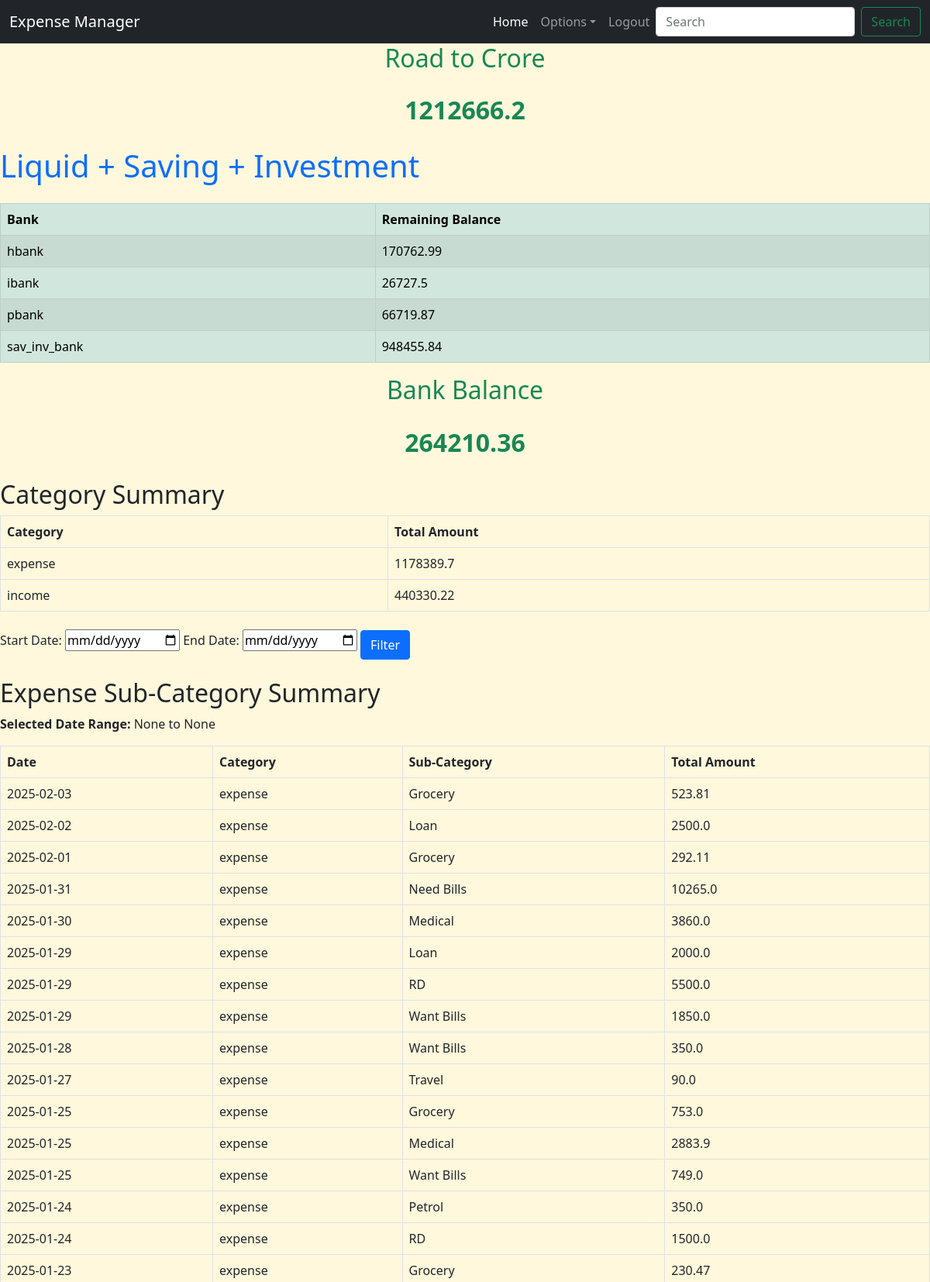
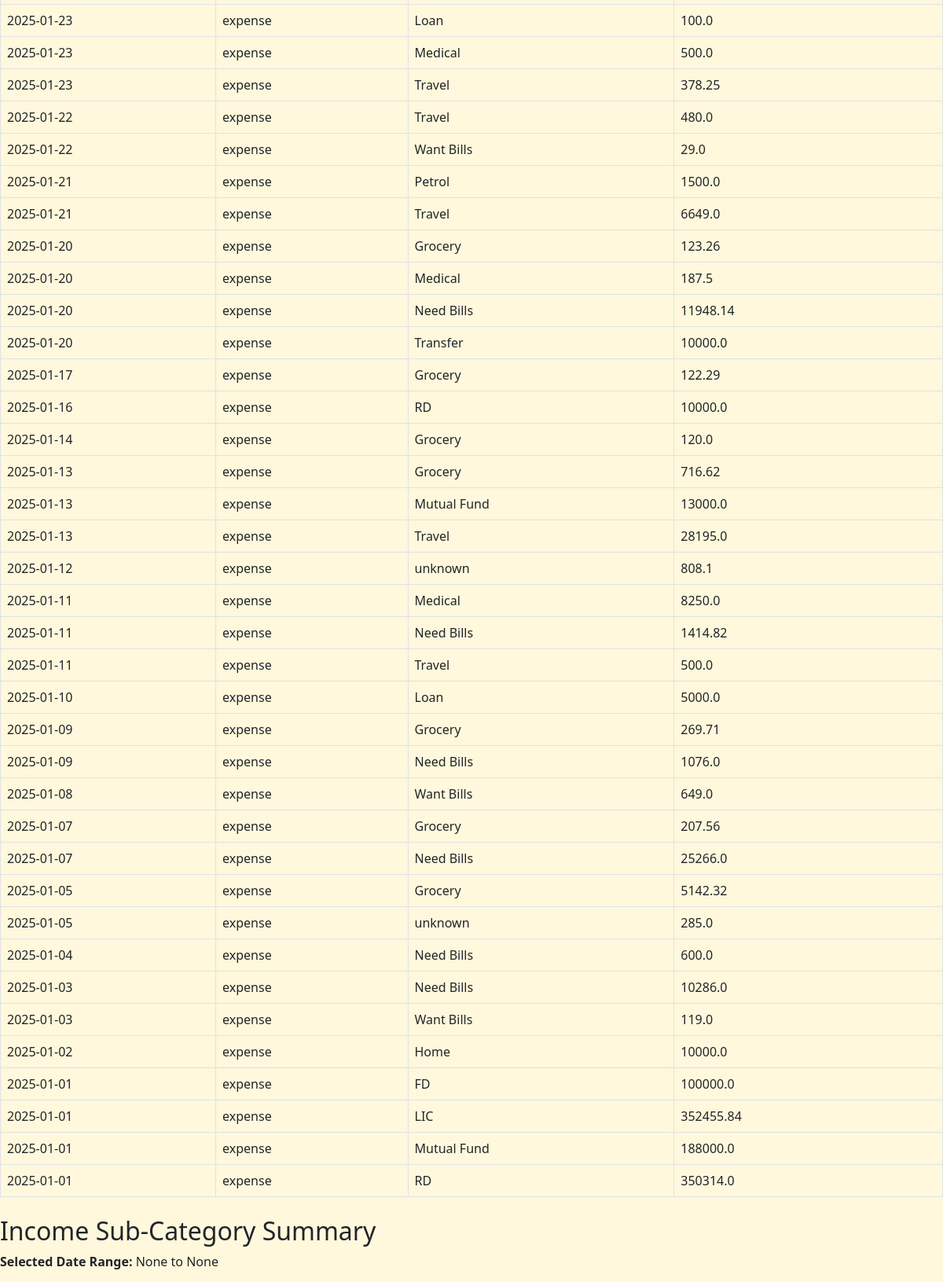
Screenshot of /summary (signed in, upper part) with the database file from the repository (2 pictures, top to bottom).
### app.py (models this page shows)
class IncomeExpenseManager(db.Model):
    id = db.Column(db.Integer, primary_key=True)
    date = db.Column(db.Date, nullable=False)
    from_bank = db.Column(db.String(10), nullable=True)
    to_bank = db.Column(db.String(10), nullable=True)
    category = db.Column(db.String(20), nullable=False)
    sub_category = db.Column(db.String(50), nullable=False)
    description = db.Column(db.String(100), nullable=False)
    amount = db.Column(db.Float, nullable=False)

### app.py (the view)
@app.route('/summary')
@login_required
def category_summary():
    start_date = request.args.get('start_date')
    end_date = request.args.get('end_date')
    category_summary = db.session.query(IncomeExpenseManager.category, db.func.sum(IncomeExpenseManager.amount).label('total_amount')).group_by(IncomeExpenseManager.category).all() #.filter(IncomeExpenseManager.date.between(start_date, end_date))
    query = db.session.query(IncomeExpenseManager.date, IncomeExpenseManager.category, IncomeExpenseManager.sub_category, db.func.sum(IncomeExpenseManager.amount).label('total_amount')).group_by(IncomeExpenseManager.date, IncomeExpenseManager.category, IncomeExpenseManager.sub_category).order_by(IncomeExpenseManager.date.desc())
    if start_date and end_date:
        query = query.filter(IncomeExpenseManager.date.between(start_date, end_date))
    exp_sub_category_summary = query.filter(IncomeExpenseManager.category == 'expense').all()
    inc_sub_category_summary = query.filter(IncomeExpenseManager.category == 'income').all()
    from_bank_summary = db.session.query(IncomeExpenseManager.from_bank, db.func.sum(IncomeExpenseManager.amount).label('balance')).filter(IncomeExpenseManager.from_bank.isnot(None)).group_by(IncomeExpenseManager.from_bank).all() #, IncomeExpenseManager.date.between(start_date, end_date)
    to_bank_summary = db.session.query(IncomeExpenseManager.to_bank, db.func.sum(IncomeExpenseManager.amount).label('balance')).filter(IncomeExpenseManager.to_bank.isnot(None)).group_by(IncomeExpenseManager.to_bank).all() #, IncomeExpenseManager.date.between(start_date, end_date)
    included_banks = ['hbank', 'ibank', 'pbank']  # Exclude the other two
    select_from_bank_summary = db.session.query(IncomeExpenseManager.from_bank, db.func.sum(IncomeExpenseManager.amount).label('balance')).filter(IncomeExpenseManager.from_bank.isnot(None)).filter(IncomeExpenseManager.from_bank.in_(included_banks)).group_by(IncomeExpenseManager.from_bank).all()
    select_to_bank_summary = db.session.query(IncomeExpenseManager.to_bank, db.func.sum(IncomeExpenseManager.amount).label('balance')).filter(IncomeExpenseManager.to_bank.isnot(None)).filter(IncomeExpenseManager.to_bank.in_(included_banks)).group_by(IncomeExpenseManager.to_bank).all()
    bank_balances = {}
    for bank, balance in from_bank_summary:
        bank_balances[bank] = bank_balances.get(bank, 0) - balance  # removed - above in from_bank_summary and added - here
    for bank, balance in to_bank_summary:
        bank_balances[bank] = bank_balances.get(bank, 0) + balance
    select_bank_balances = {}
    for bank, balance in select_from_bank_summary:
        select_bank_balances[bank] = select_bank_balances.get(bank, 0) - balance  # removed - above in from_bank_summary and added - here
    for bank, balance in select_to_bank_summary:
        select_bank_balances[bank] = select_bank_balances.get(bank, 0) + balance
    total_bank_balance = sum(bank_balances.values())
    select_total_bank_balance = sum(select_bank_balances.values())
    return render_template('category_summary.html', category_summary=category_summary, exp_sub_category_summary=exp_sub_category_summary, inc_sub_category_summary=inc_sub_category_summary, bank_balances=bank_balances, total_bank_balance=total_bank_balance, select_bank_balances=select_bank_balances, select_total_bank_balance=select_total_bank_balance, start_date=start_date, end_date=end_date) #saving_summary=saving_summary, invest_summary=invest_summary,start_date=start_date.strftime('%Y-%m-%d'), end_date=end_date.strftime('%Y-%m-%d'),

### app.py (called while the page is built)
@login_manager.user_loader
def load_user(user_id):
    return User.query.get(int(user_id))  # Fetch user from database

### templates/category_summary.html (shortened to what this page needs)
{% extends 'base.html' %}
{% block content %}
<h2 class="mb-4 text-success text-center">Road to Crore</h2>
<p class="mb-4 text-success text-center fs-2"><strong>{{ total_bank_balance | round(2) }}</strong></p>
<h1 class="mb-4 text-primary">Liquid + Saving + Investment</h1>
{% if bank_balances %}
<table class="table table-success table-striped table-bordered table-hover">
    <thead>
        <tr>
            <th scope="col">Bank</th>
            <th scope="col">Remaining Balance</th>
        </tr>
    </thead>
    <tbody>
        {% for bank, balance in bank_balances.items() %}
        <tr>
            <td>{{ bank if bank else 'None' }}</td>
            <td>{{ balance | round(2) }}</td>
        </tr>
        {% endfor %}
    </tbody>
</table>
{% else %}
<p>No bank balances available.</p>
{% endif %}
<h2 class="mb-4 text-success text-center">Bank Balance</h2>
<p class="mb-4 text-success text-center fs-2"><strong>{{ select_total_bank_balance | round(2) }}</strong></p>
<h2 class="mt-4">Category Summary</h2>
{% if category_summary %}
<table class="table table-bordered table-hover">
    <thead>
        <tr>
            <th scope="col">Category</th>
            <th scope="col">Total Amount</th>
        </tr>
    </thead>
    <tbody>
        {% for category, total_amount in category_summary %}
        <tr>
            <td>{{ category }}</td>
            <td>{{ total_amount | round(2) }}</td>
        </tr>
        {% endfor %}
    </tbody>
</table>
{% else %}
<p>No category data available.</p>
{% endif %}
<form method="GET" action="{{ url_for('category_summary') }}" class="mb-3">
    <label for="start_date">Start Date:</label>
    <input type="date" name="start_date" id="start_date" value="{{ start_date }}" class="">
    <label for="end_date">End Date:</label>
    <input type="date" name="end_date" id="end_date" value="{{ end_date }}" class="">
    <button type="submit" class="btn btn-primary mt-2">Filter</button>
</form>
<h2 class="mt-4">Expense Sub-Category Summary</h2>
<p><strong>Selected Date Range:</strong> {{ start_date }} to {{ end_date }}</p>
{% if exp_sub_category_summary %}
<table class="table table-bordered table-hover">
    <thead>
        <tr>
            <th scope="col">Date</th>
            <th scope="col">Category</th>
            <th scope="col">Sub-Category</th>
            <th scope="col">Total Amount</th>
        </tr>
    </thead>
    <tbody>
        {% for date, category, sub_category, total_amount in exp_sub_category_summary %}
        <tr>
            <td>{{ date.strftime('%Y-%m-%d') }}</td>
            <td>{{ category }}</td>
            <td>{{ sub_category }}</td>
            <td>{{ total_amount | round(2) }}</td>
        </tr>
        {% endfor %}
    </tbody>
</table>
{% else %}
<p>No expense sub-category data available for selected date range.</p>
{% endif %}
<h2 class="mt-4">Income Sub-Category Summary</h2>
<p><strong>Selected Date Range:</strong> {{ start_date }} to {{ end_date }}</p>
{% endblock %}

### templates/base.html (style rules this page uses)
body { background-color: cornsilk; }

### rows the page displays
IncomeExpenseManager: strftime "2025-02-03", category "expense", sub_category "Grocery", amount "523.81"
IncomeExpenseManager: strftime "2025-02-01", category "expense", sub_category "Grocery", amount "292.11"
IncomeExpenseManager: strftime "2025-01-31", category "expense", sub_category "Need Bills", amount "10265.0"
IncomeExpenseManager: strftime "2025-01-30", category "expense", sub_category "Medical", amount "3860.0"
IncomeExpenseManager: strftime "2025-01-29", category "expense", sub_category "Loan", amount "2000.0"
IncomeExpenseManager: strftime "2025-01-29", category "expense", sub_category "RD", amount "5500.0"
IncomeExpenseManager: strftime "2025-01-29", category "expense", sub_category "Want Bills", amount "1850.0"
IncomeExpenseManager: strftime "2025-01-28", category "expense", sub_category "Want Bills", amount "350.0"
IncomeExpenseManager: strftime "2025-01-27", category "expense", sub_category "Travel", amount "90.0"
IncomeExpenseManager: strftime "2025-01-25", category "expense", sub_category "Medical", amount "2883.9"
IncomeExpenseManager: strftime "2025-01-25", category "expense", sub_category "Want Bills", amount "749.0"
IncomeExpenseManager: strftime "2025-01-24", category "expense", sub_category "Petrol", amount "350.0"
IncomeExpenseManager: strftime "2025-01-24", category "expense", sub_category "RD", amount "1500.0"
IncomeExpenseManager: strftime "2025-01-23", category "expense", sub_category "Grocery", amount "230.47"
IncomeExpenseManager: strftime "2025-01-23", category "expense", sub_category "Loan", amount "100.0"
IncomeExpenseManager: strftime "2025-01-23", category "expense", sub_category "Medical", amount "500.0"
IncomeExpenseManager: strftime "2025-01-22", category "expense", sub_category "Want Bills", amount "29.0"
IncomeExpenseManager: strftime "2025-01-21", category "expense", sub_category "Petrol", amount "1500.0"
IncomeExpenseManager: strftime "2025-01-21", category "expense", sub_category "Travel", amount "6649.0"
IncomeExpenseManager: strftime "2025-01-20", category "expense", sub_category "Grocery", amount "123.26"
IncomeExpenseManager: strftime "2025-01-20", category "expense", sub_category "Medical", amount "187.5"
IncomeExpenseManager: strftime "2025-01-20", category "expense", sub_category "Need Bills", amount "11948.14"
IncomeExpenseManager: strftime "2025-01-20", category "expense", sub_category "Transfer", amount "10000.0"
IncomeExpenseManager: strftime "2025-01-17", category "expense", sub_category "Grocery", amount "122.29"
IncomeExpenseManager: strftime "2025-01-14", category "expense", sub_category "Grocery", amount "120.0"
IncomeExpenseManager: strftime "2025-01-13", category "expense", sub_category "Grocery", amount "716.62"
IncomeExpenseManager: strftime "2025-01-13", category "expense", sub_category "Travel", amount "28195.0"
IncomeExpenseManager: strftime "2025-01-12", category "expense", sub_category "unknown", amount "808.1"
IncomeExpenseManager: strftime "2025-01-11", category "expense", sub_category "Medical", amount "8250.0"
IncomeExpenseManager: strftime "2025-01-11", category "expense", sub_category "Need Bills", amount "1414.82"
IncomeExpenseManager: strftime "2025-01-10", category "expense", sub_category "Loan", amount "5000.0"
IncomeExpenseManager: strftime "2025-01-09", category "expense", sub_category "Grocery", amount "269.71"
IncomeExpenseManager: strftime "2025-01-09", category "expense", sub_category "Need Bills", amount "1076.0"
IncomeExpenseManager: strftime "2025-01-08", category "expense", sub_category "Want Bills", amount "649.0"
IncomeExpenseManager: strftime "2025-01-07", category "expense", sub_category "Grocery", amount "207.56"
IncomeExpenseManager: strftime "2025-01-07", category "expense", sub_category "Need Bills", amount "25266.0"
IncomeExpenseManager: strftime "2025-01-05", category "expense", sub_category "unknown", amount "285.0"
IncomeExpenseManager: strftime "2025-01-04", category "expense", sub_category "Need Bills", amount "600.0"
IncomeExpenseManager: strftime "2025-01-03", category "expense", sub_category "Need Bills", amount "10286.0"
IncomeExpenseManager: strftime "2025-01-03", category "expense", sub_category "Want Bills", amount "119.0"
IncomeExpenseManager: strftime "2025-01-02", category "expense", sub_category "Home", amount "10000.0"
IncomeExpenseManager: strftime "2025-01-01", category "expense", sub_category "FD", amount "100000.0"
IncomeExpenseManager: strftime "2025-01-01", category "expense", sub_category "LIC", amount "352455.84"

### other values shown
{{ total_bank_balance | round(2) }} "1212666.2"
{{ bank if bank else 'None' }} "hbank" "ibank" "pbank" "sav_inv_bank"
{{ balance | round(2) }} "170762.99" "26727.5" "66719.87" "948455.84"
{{ select_total_bank_balance | round(2) }} "264210.36"
{{ category }} "expense" "income"
{{ total_amount | round(2) }} "1178389.7" "440330.22"
{{ start_date }} "None"
{{ end_date }} "None"
{{ date.strftime('%Y-%m-%d') }} "2025-02-02" "2025-01-25" "2025-01-23" "2025-01-22" "2025-01-16" "2025-01-13" "2025-01-11" "2025-01-05" "2025-01-01" "2025-01-01"
{{ category }} "expense" "expense" "expense" "expense" "expense" "expense" "expense" "expense" "expense" "expense"
{{ sub_category }} "Loan" "Grocery" "Travel" "Travel" "RD" "Mutual Fund" "Travel" "Grocery" "Mutual Fund" "RD"
{{ total_amount | round(2) }} "2500.0" "753.0" "378.25" "480.0" "10000.0" "13000.0" "500.0" "5142.32" "188000.0" "350314.0"
